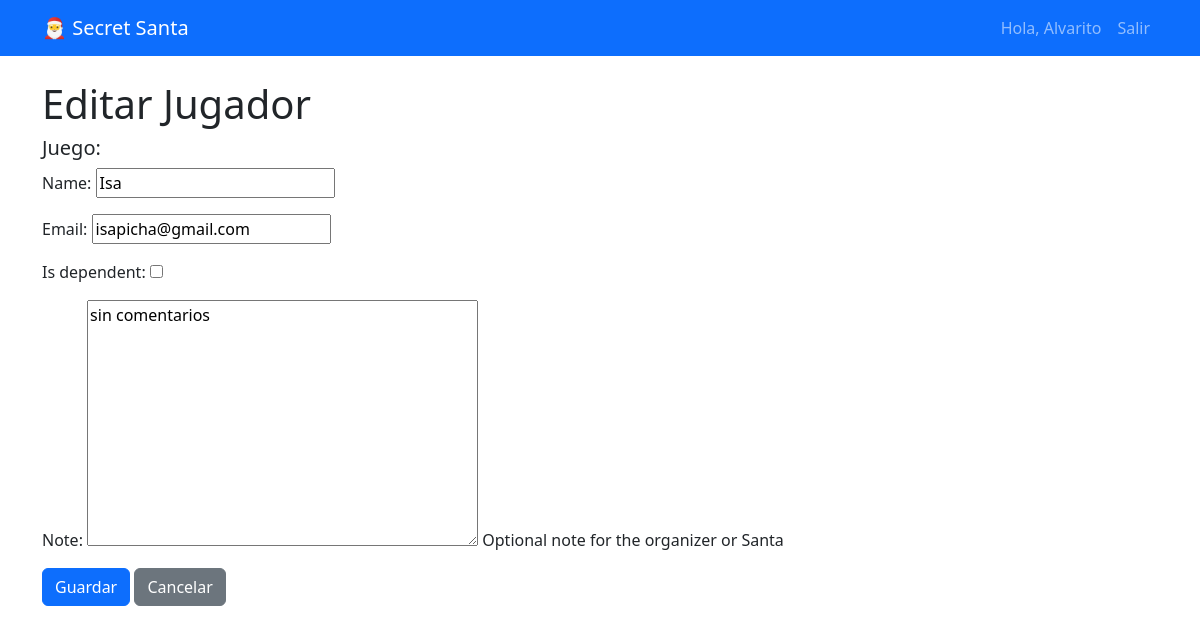
Screenshot of /player/23/edit/ (signed in) with the database file from the repository.
### secretsanta/models.py (models this page shows, shortened)
class Player(models.Model):
    game = models.ForeignKey(Game, on_delete=models.CASCADE, related_name='players')
    name = models.CharField(max_length=100)
    email = models.EmailField()
    is_dependent = models.BooleanField(default=False)
    note = models.TextField(blank=True, help_text="Optional note for the organizer or Santa")

### secretsanta/views.py (the view, shortened to what this page needs)
# urls.py: path('player/<int:pk>/edit/', views.PlayerUpdateView.as_view(), name='player_edit'),
class PlayerUpdateView(LoginRequiredMixin, UpdateView):
    model = Player
    form_class = PlayerForm
    template_name = 'secretsanta/player_form.html'
    def get_queryset(self):
        return Player.objects.filter(game__owner=self.request.user)

### secretsanta/views.py
class PlayerForm(forms.ModelForm):
    class Meta:
        model = Player
        fields = ['name', 'email', 'is_dependent', 'note']

### secretsanta/templates/secretsanta/player_form.html (shortened to what this page needs)
{% extends 'base.html' %}
{% block content %}
<h1>{% if form.instance.pk %}Editar{% else %}Añadir{% endif %} Jugador</h1>
<h5>Juego: {{ game.name }}</h5>
<form method="post">
    {{ form.as_p }}
    <button type="submit" class="btn btn-primary">Guardar</button>
    <a href="{% url 'game_detail' game.pk %}" class="btn btn-secondary">Cancelar</a>
</form>
{% endblock %}

### secretsanta/templates/base.html (shortened to what this page needs)
<!DOCTYPE html>
<html lang="es">
<head>
    <link href="https://cdn.jsdelivr.net/npm/bootstrap@5.3.0/dist/css/bootstrap.min.css" rel="stylesheet">
</head>
<body>
    <nav class="navbar navbar-expand-lg navbar-dark bg-primary mb-4">
        <div class="container">
            <a class="navbar-brand" href="{% url 'game_list' %}">🎅 Secret Santa</a>
            <div class="collapse navbar-collapse" id="navbarNav">
                <ul class="navbar-nav ms-auto">
                    {% if user.is_authenticated %}
                        <li class="nav-item">
                            <span class="nav-link">Hola, {{ user.username }}</span>
                        </li>
                        <li class="nav-item">
                            <form action="{% url 'logout' %}" method="post" class="d-inline">
                                <button type="submit" class="btn btn-link nav-link">Salir</button>
                            </form>
                        </li>
                    {% else %}
                        <li class="nav-item">
                            <a class="nav-link" href="{% url 'login' %}">Entrar</a>
                        </li>
                    {% endif %}
                </ul>
            </div>
        </div>
    </nav>
    <div class="container">
        {% block content %}{% endblock %}
    </div>
</body>
</html>

### rows the page displays
Player: name "Isa", email "isapicha@gmail.com", note "sin comentarios"

### other values shown
{{ user.username }} "Alvarito"
